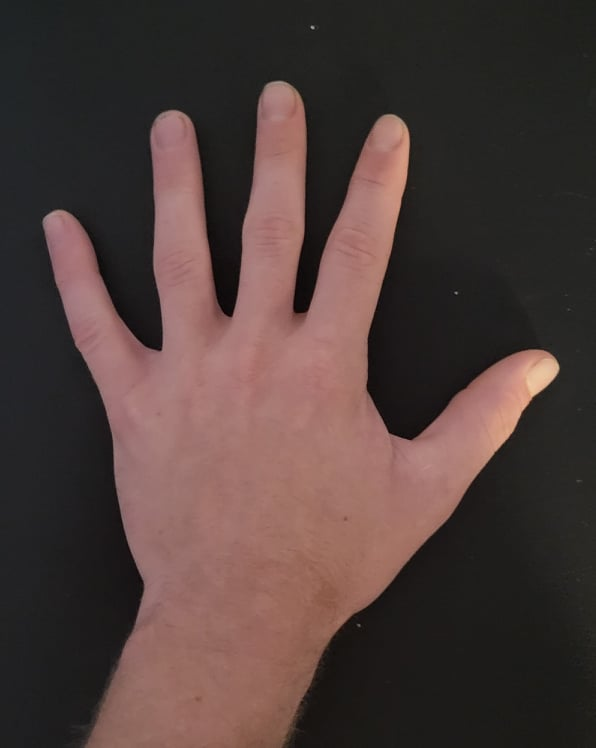
#> input picture rawhand.jpg, 596 x 748 px
$ python fastcorner.py   (older library calls are emulated)
#> lines starting #> are read from the running program, lines starting #| are printed output that depends on the picture
import numpy as np
import cv2
from matplotlib import pyplot as plt

img = cv2.imread('rawhand.jpg',0)
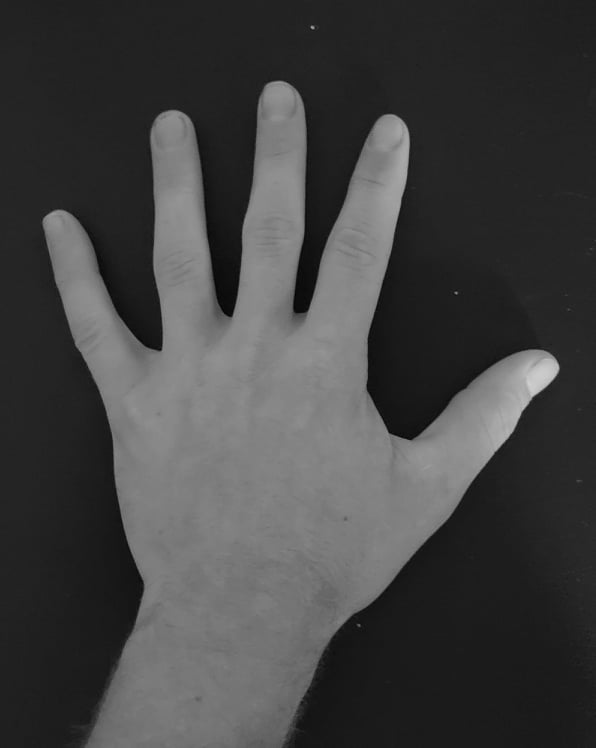
#> img: shape (748, 596); min 0, max 208, mean 66.3

# Initiate FAST object with default values
fast = cv2.FastFeatureDetector()

# find and draw the keypoints
kp = fast.detect(img,None)
#> kp = 172 keypoints; strongest (x, y, size): (312, 27, 7), (456, 293, 7), (160, 349, 7), (359, 625, 7)
img2 = cv2.drawKeypoints(img, kp, color=(255,0,0))

# Print all default params
#> (the run stopped early here; a loop or call above may not have finished)

$ run again, with fronthand.jpg copied over rawhand.jpg
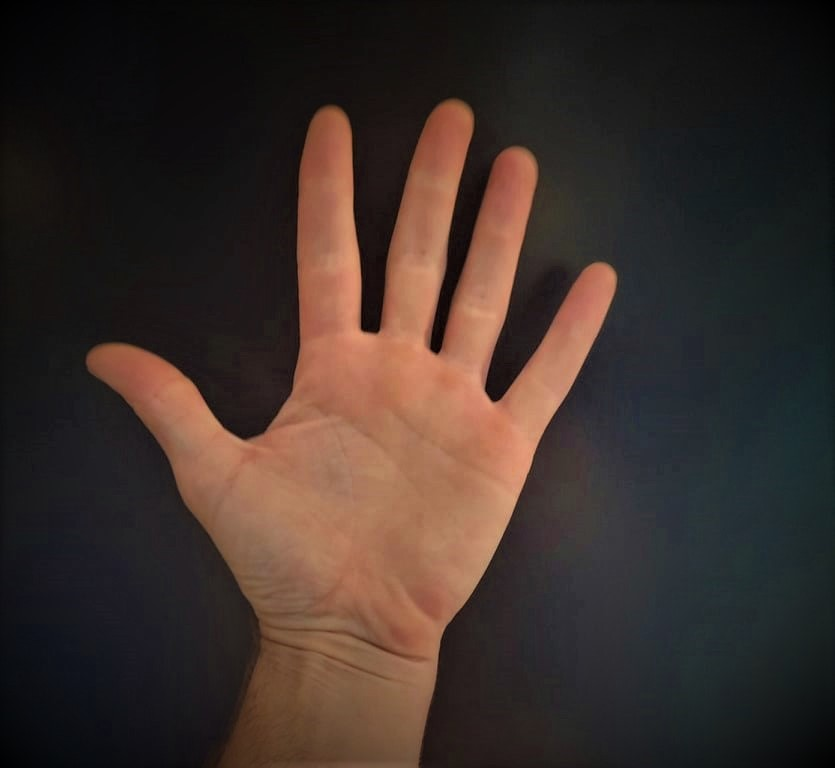
#> input picture fronthand.jpg, 835 x 768 px
#> `img = cv2.imread('rawhand.jpg',0)`:
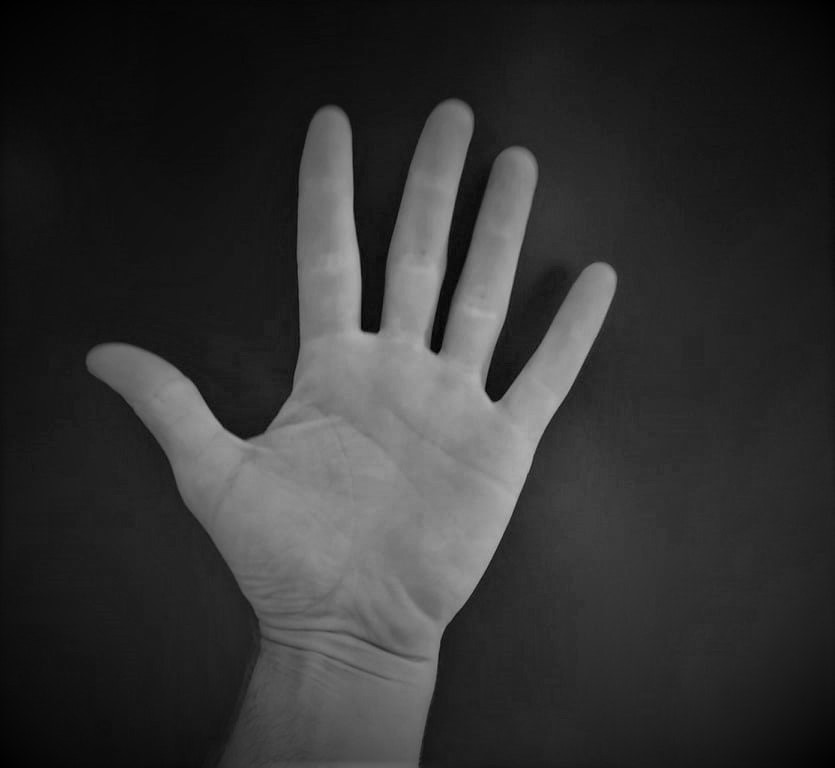
#> img: shape (768, 835); min 0, max 182, mean 50.9
#> kp = 142 keypoints; strongest (x, y, size): (437, 352, 7), (493, 401, 7), (361, 328, 7), (376, 332, 7)
